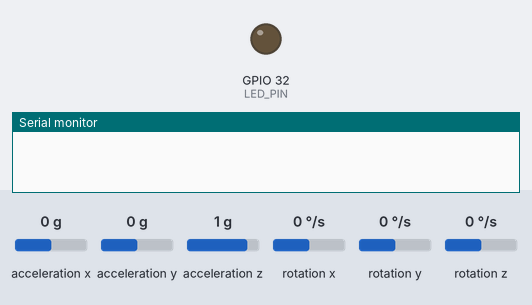
Recording of a sketch running on a simulated ESP32. Shown: output pins drawn as LEDs (lit = HIGH), the last lines printed to the serial monitor. The test bench sets the inputs (shaded band); at power-on: acceleration x 0 g, acceleration y 0 g, acceleration z 1 g, rotation x 0 °/s, rotation y 0 °/s, rotation z 0 °/s. WiFi joins after 1.5 s; servers stay silent unless stated; uploads are accepted with an empty reply.

Above: at 0.1 s.
At 2.1 s:
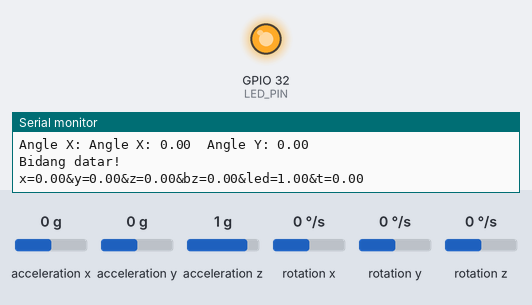
Timing chart, 0 to 3.6 s (numbered marks = the images above):
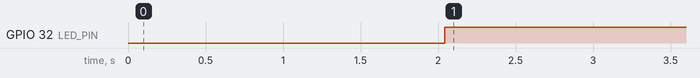

Measured:
- by itself, GPIO 32 (LED_PIN): LOW → HIGH at 2.0 s

The sketch:

sketch_dec17a.ino
```cpp
#include <Wire.h>
#include <MPU6050_tockn.h>
#include <HTTPClient.h>
#include <WiFi.h>

const char* ssid = "aezakmi";
const char* password = "12345678";
// const char* serverName = "http://172.20.10.2/pirdas-modul6/insert_database.php/";
// const char* apiKey = "d7af46c2-a29e-4f00-aeef-4e7555d8b5de";
MPU6050 mpu6050(Wire);

String serverName = "http://192.168.117.198:8070/";  // Ganti dengan URL server Anda
String path = "/";

int ldr_value = 123;  // Ganti dengan nilai ldr yang sesuai

int LED_PIN = 32;
int BUZZER_PIN = 14;

void setup() {
  Serial.begin(9600);
  Wire.begin();
  mpu6050.begin();
  connectToWiFi();
  // Ethernet.begin(mac);  // Replace "mac" with your Ethernet shield's MAC address

  ledcSetup(0, 5000, 8);
  ledcAttachPin(LED_PIN, 0);

  pinMode(LED_PIN, OUTPUT);
  pinMode(BUZZER_PIN, OUTPUT);
}

void loop() {
  mpu6050.update();
  Serial.print("Angle X: ");
  float angleX = mpu6050.getAngleX();
  float angleY = mpu6050.getAngleY();
  float angleZ = mpu6050.getAngleZ();

  int buzS = 0;
  int ledS = 0;
  int t = 0;

  // Print the values to Serial Monitor
  Serial.print("Angle X: ");
  Serial.print(angleX);
  Serial.print("\tAngle Y: ");
  Serial.println(angleY);

  if (mpu6050.getAngleX() > 20 && mpu6050.getAngleY() > 20 || mpu6050.getAngleX() < -10 && mpu6050.getAngleY() < -10) {
    ledcWrite(0, 255);
    digitalWrite(LED_PIN, LOW); // LED off
    tone(BUZZER_PIN, 1000, 1000);
    buzS = 1;
    t = 1;
    Serial.println("Bidang tidak datar!");
  } else {
    ledcWrite(0, 0);
    digitalWrite(LED_PIN, HIGH);  // LED on
    ledS = 1;
    noTone(BUZZER_PIN);
    Serial.println("Bidang datar!");

  }

  sendDataToServer(angleX, angleY, angleZ, buzS, ledS, t );


  delay(1000);
}

void sendDataToServer(float xValue, float yValue, float zValue, float bzValue, float ledValue, float tValue) {
  // String url = serverName + "/your_endpoint";  // Ganti "/your_endpoint" dengan endpoint atau path yang sesuai di server

  HTTPClient http;
  http.begin(serverName);

  http.addHeader("Content-Type", "application/x-www-form-urlencoded");

 // Create the URL-encoded data string
  String data = "x=" + String(xValue) +
                "&y=" + String(yValue) +
                "&z=" + String(zValue) +
                "&bz=" + String(bzValue) +
                "&led=" + String(ledValue) +
                "&t=" + String(tValue);

  Serial.println(data);


  // Make a POST request
  int httpResponseCode = http.POST(data);

   // Print the server response
  // Atur header untuk metode POST dan konten tipe aplikasi/x-www-form-urlencoded
  // http.addHeader("Content-Type", "application/x-www-form-urlencoded");

  // Buat payload POST data
  // String postData = "ldr_value=" + String(ldr_value);

  // Lakukan metode POST dengan payload data
  // int httpResponseCode = http.POST(postData);

  // Periksa respon dari server
  if (httpResponseCode == 201) {
    Serial.println("Data sent successfully!");
  } else {
    Serial.print("Error code: ");
    Serial.println(httpResponseCode);
  }

  // Hentikan sesi HTTP
  http.end();
}

void connectToWiFi() {
  WiFi.begin(ssid, password);
  while (WiFi.status() != WL_CONNECTED) {
    delay(1000);
    Serial.println("Connecting to WiFi....");
  }
  Serial.println("Connected to WiFi");
  Serial.println("Local IP: " + WiFi.localIP().toString());
}
```
